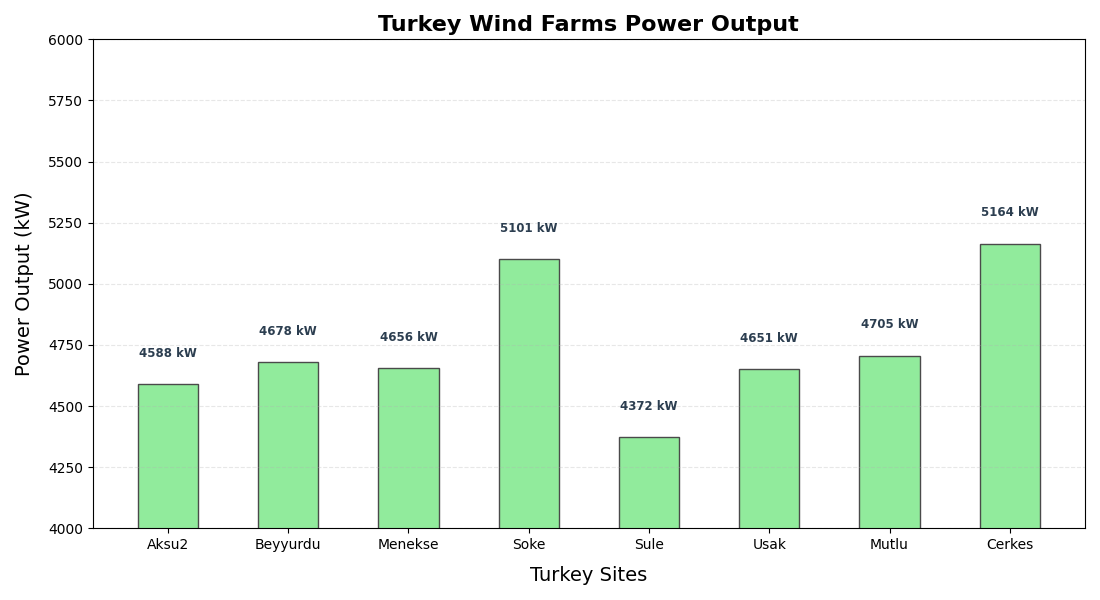

The Python source for this figure:
import matplotlib.pyplot as plt
import numpy as np

wind_speed=10
blade_length=81
rotor_area=np.pi*(blade_length**2)
power_coefficient=0.45
power_maximum=6000

sites=['Aksu2','Beyyurdu','Menekse','Soke','Sule','Usak','Mutlu','Cerkes']
densities=np.array([1.02,1.04,1.035,1.134,0.972,1.034,1.046,1.148])


wind_power=0.5*densities*rotor_area*(wind_speed**3)*power_coefficient
PMDD_eff=1
PMDD_generator_eff=0.97
PMDD_total=PMDD_eff*PMDD_generator_eff
raw_power=wind_power*PMDD_total/1000
real_power=np.clip(raw_power,0,power_maximum)


plt.figure(figsize=(11,6),dpi=100)
plt.grid(True,axis='y',linestyle='--',alpha=0.3)
bars=plt.bar(sites,real_power,color='#91EB9C',edgecolor='#4A4A4A',width=0.5,alpha=1)
for bar in bars:
    height=bar.get_height()
    plt.text(bar.get_x()+(bar.get_width()/2.0),height+100, f'{int(height)} kW',ha='center',va='bottom',color='#2C3E50',fontsize=8.5,fontweight='bold')
plt.xlabel('Turkey Sites',labelpad=10,fontsize=14)
plt.ylabel('Power Output (kW)',labelpad=10,fontsize=14)
plt.title('Turkey Wind Farms Power Output',fontsize=16,fontweight='bold')
plt.ylim(4000, 6000)
plt.tight_layout()
plt.show()
